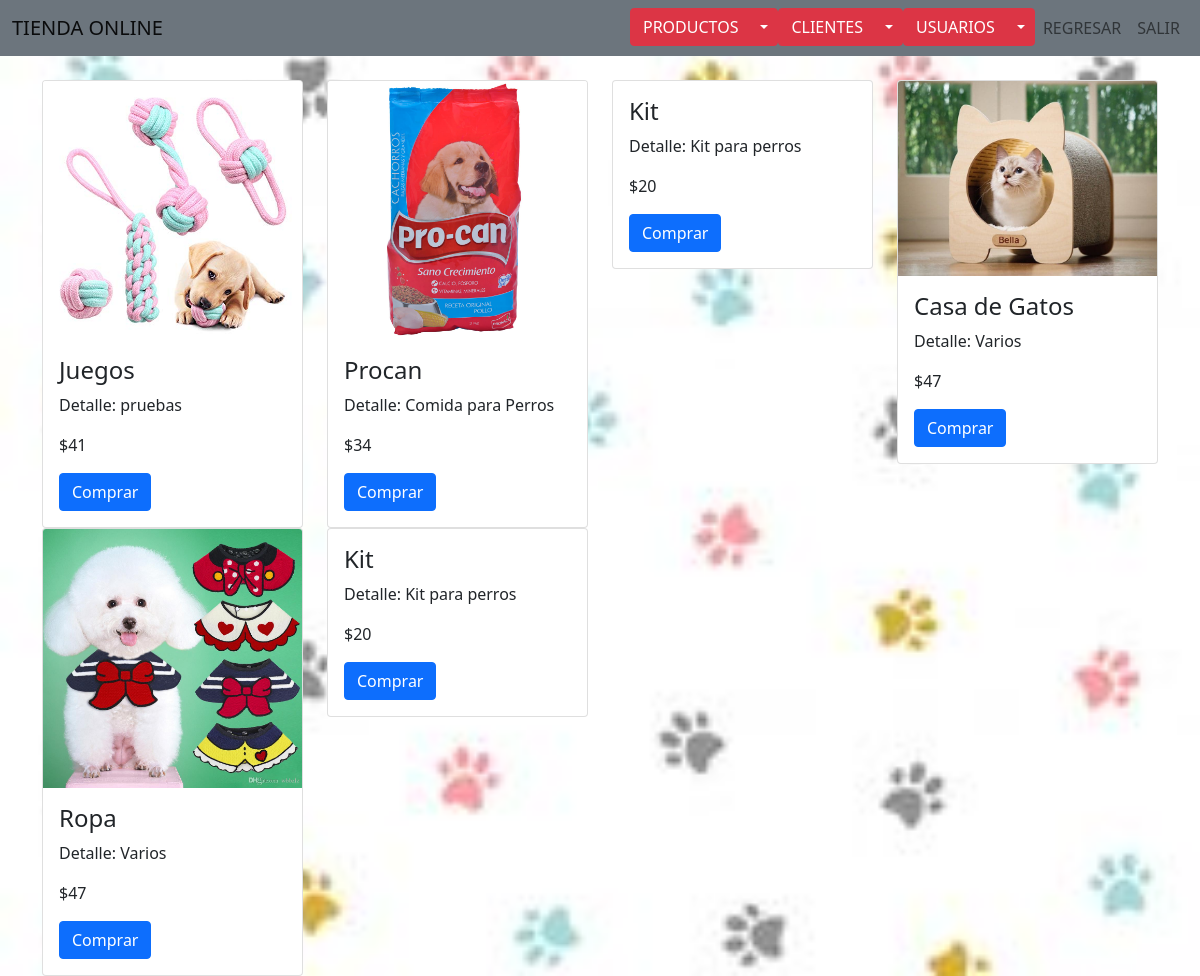
The page / on the database its author committed.
### tables this page shows
CREATE TABLE `productos` (
  `id` int(11) NOT NULL,
  `nombre` varchar(50) DEFAULT NULL,
  `marca` varchar(50) DEFAULT NULL,
  `detalle` varchar(50) DEFAULT NULL,
  `precio` decimal(10,0) DEFAULT NULL,
  `stock` int(11) DEFAULT NULL,
  `foto` varchar(500) DEFAULT NULL
);

### index.php (the view, shortened to what this page needs)
<?php
include("Plantillas/Encabezado.php");
include("Admin/BDD/Conexion.php");
$sql= "select * from productos where Stock > 3;";
$result = $conn->query($sql);
?>
<div class="container">
<div class="row">
    <?php while($row =$result->fetch_assoc()){?>
        <div class="col-md-3">
        <div class="card text-black">
        <img class="card-img-top" src="img/Productos/<?php echo $row['foto']?>" alt="">
        <div class="card-body">
                <h4 class="card-title"> <?php echo $row['nombre']?></h4>
                <p class="card-text"> Detalle: <?php echo $row['detalle']?></p>
                <p class="card-text"> $<?php echo $row['precio']?></p>
               <form action="CarritoLogica.php" method="POST">
                <button type="submit" class="btn btn-primary" name="Operacion" value="Add">Comprar</button>
                </form>
        </div>
        </div>
</div>
<?php
    }
?>
</div>
</div>

### Plantillas/Encabezado.php (shortened to what this page needs)
<!DOCTYPE html>
<html lang="en">
<head>
    <link rel="stylesheet" href="css/bootstrap.min.css" type="text/css" />
</head>
<body style="background: url(folder/fondo.jpg)no-repeat;background-size:cover">
    <nav class="navbar navbar-expand-lg navbar-light bg-secondary">
        <div class="container-fluid">
            <a class="navbar-brand" href="index.php">TIENDA ONLINE</a>
            <ul class="navbar-nav">
                <li class="nav-item">
                    <div class="btn-group">
                        <button type="button" class="btn btn-danger">PRODUCTOS</button>
                        <button type="button" class="btn btn-danger dropdown-toggle dropdown-toggle-split" data-bs-toggle="dropdown" aria-expanded="false">
                        </button>
                    </div>
                </li>
                <li class="nav-item">
                    <div class="btn-group">
                        <button type="button" class="btn btn-danger">CLIENTES</button>
                        <button type="button" class="btn btn-danger dropdown-toggle dropdown-toggle-split" data-bs-toggle="dropdown" aria-expanded="false">
                        </button>
                    </div>
                </li>
                <li class="nav-item">
                    <div class="btn-group">
                        <button type="button" class="btn btn-danger">USUARIOS</button>
                        <button type="button" class="btn btn-danger dropdown-toggle dropdown-toggle-split" data-bs-toggle="dropdown" aria-expanded="false">
                        </button>
                    </div>
                </li>
                <li class="nav-item">
                    <a class="nav-link" href="index.php">REGRESAR</a>
                </li>
                <li class="nav-item">
                    <a class="nav-link" href="login.php">SALIR</a>
                </li>
            </ul>
        </div>
    </nav>
    <br>

### rows shown on the page
productos: foto (picture), nombre "Juegos", detalle "pruebas", precio "41"
productos: foto (picture), nombre "Procan", detalle "Comida para Perros", precio "34"
productos: nombre "Kit", detalle "Kit para perros", precio "20"
productos: foto (picture), nombre "Casa de Gatos", detalle "Varios", precio "47"
productos: foto (picture), nombre "Ropa", detalle "Varios", precio "47"
productos: nombre "Kit", detalle "Kit para perros", precio "20"
